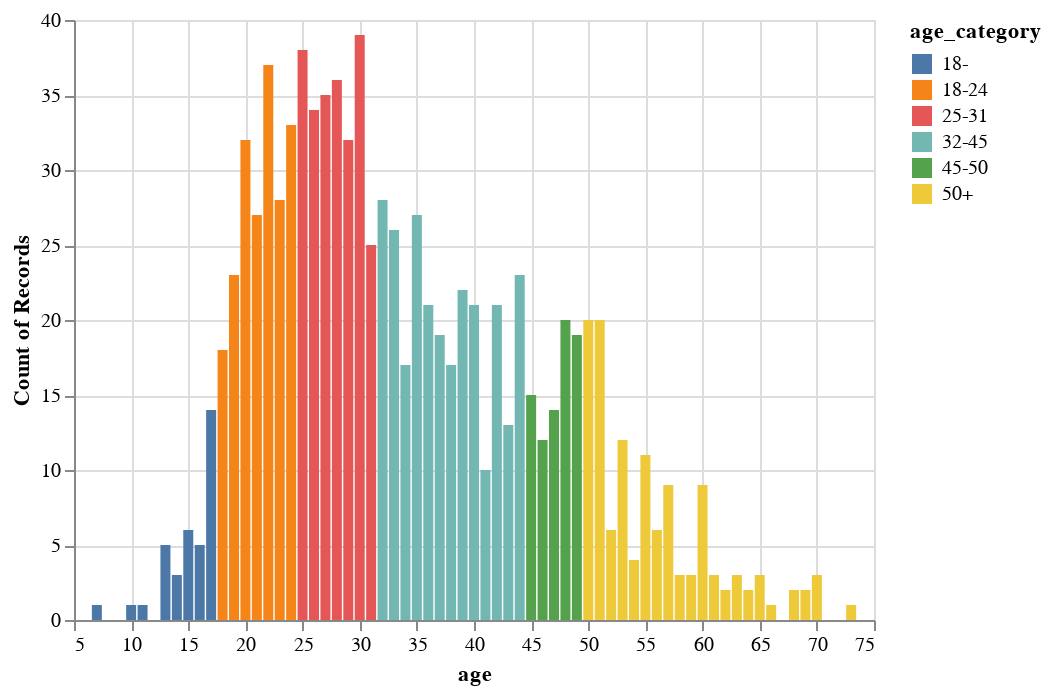

Notebook cell for this chart:
### Code cell
# turn user age into a categorical variable
def apply_age_category(user_age: int):
    if user_age < 18: return "18-" 
    if user_age < 25: return "18-24"
    if user_age < 32: return "25-31"
    if user_age < 45: return "32-45"
    if user_age < 50: return "45-50"
    else:             return  "50+"

user_data['age_category'] = user_data["age"].apply(apply_age_category)

alt.Chart(user_data).mark_bar().encode( # type:ignore
    x="age:Q",
    y="count()",
    color="age_category:N"
)

### Figure 1 — Vega-Lite specification as saved in the notebook (floating-point values rounded to 4 significant figures; data arrays with more than 128 entries replaced by an {"elided": "..."} marker saying what was removed)
{"config": {"view": {"continuousWidth": 400, "continuousHeight": 300}}, "data": {"name": "data-433f94f69f93ef552e65053fb5c0a6bb"}, "mark": "bar", "encoding": {"color": {"field": "age_category", "type": "nominal"}, "x": {"field": "age", "type": "quantitative"}, "y": {"aggregate": "count", "type": "quantitative"}}, "$schema": "https://vega.github.io/schema/vega-lite/v4.17.0.json", "datasets": {"data-433f94f69f93ef552e65053fb5c0a6bb": {"elided": "943 records"}}}
